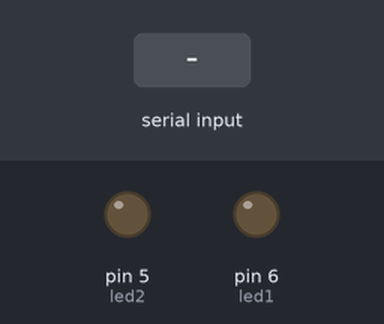
The sketch below on a simulated Arduino Uno, built with avr-gcc and run on an emulated ATmega328P. On the bench: output pins drawn as LEDs (lit = HIGH). The test bench sets the inputs (shaded band). What the sketch prints to the serial monitor is not drawn.

Above: at 1.2 s.
1.3 s: "1\n" received over Serial
At 2.1 s:
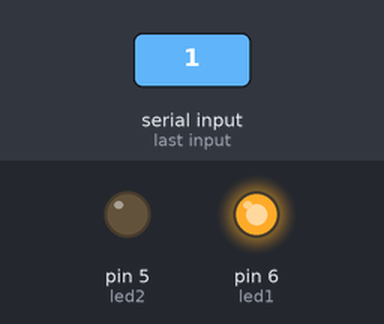
Timing chart, 0 to 11.9 s (numbered marks = the images above; inputs shaded):
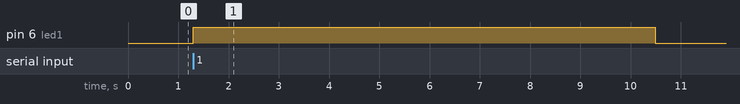

Measured:
- after the input at 1.3 s, pin 6 (led1): LOW → HIGH at once, → LOW 9.2 s later

The sketch:

Desafio_Condicionais_1.ino
```cpp
// C++ code
/*
Controlar dois LEDs com comandos digitados no Monitor Serial, sem uso de botões.
Enviar "1" para acender o LED1 (verde).
Enviar "2" para acender o LED2 (vermelho).
Enviar "0" para apagar ambos.
*/

int led1 = 6; // LED verde
int led2 = 5; // LED vermelho
int acendeLed = 0; // Armazena o valor digitado

void setup()
{
  pinMode(led1, OUTPUT);
  pinMode(led2, OUTPUT);
  Serial.begin(9600);
}

void loop()
{
  Serial.println("Escolha um LED: 1 para acender Verde, 2 para acender Vermelho, 3 para apagar Verde, 4 para apagar Vermelho, 5 para acender ambos e 0 para apagar ambos:");
  while (!Serial.available());
  acendeLed = Serial.parseInt();

   if (acendeLed == 1)
  {
    Serial.println();
    digitalWrite(led1, HIGH);
    delay(5000);
  }
  if (acendeLed == 2)
  {
    Serial.println();
    digitalWrite(led2, HIGH);
    delay(5000);
  }
  if (acendeLed == 3)
  {
    Serial.println();
    digitalWrite(led1, LOW);
    delay(5000);
  }
  if (acendeLed == 4)
  {
    Serial.println();
    digitalWrite(led2, LOW);
    delay(5000);
  }
   if (acendeLed == 5)
  {
    Serial.println();
    digitalWrite(led1, HIGH);
    digitalWrite(led2, HIGH);
    delay(5000);
  }
  if (acendeLed == 0)
  {
    Serial.println();
    digitalWrite(led1, LOW);
    digitalWrite(led2, LOW);
  }
  if (acendeLed != 0 && acendeLed != 1 && acendeLed != 2 && acendeLed != 3 && acendeLed != 4 && acendeLed != 5)
  {
    Serial.println();
  	Serial.println("LED nao encontrado");
  }
    Serial.println();
    Serial.println("--------------------------------------------------------------------------------------------------------------------------------------------------------");
    Serial.println();
    delay(3000);

}
```
